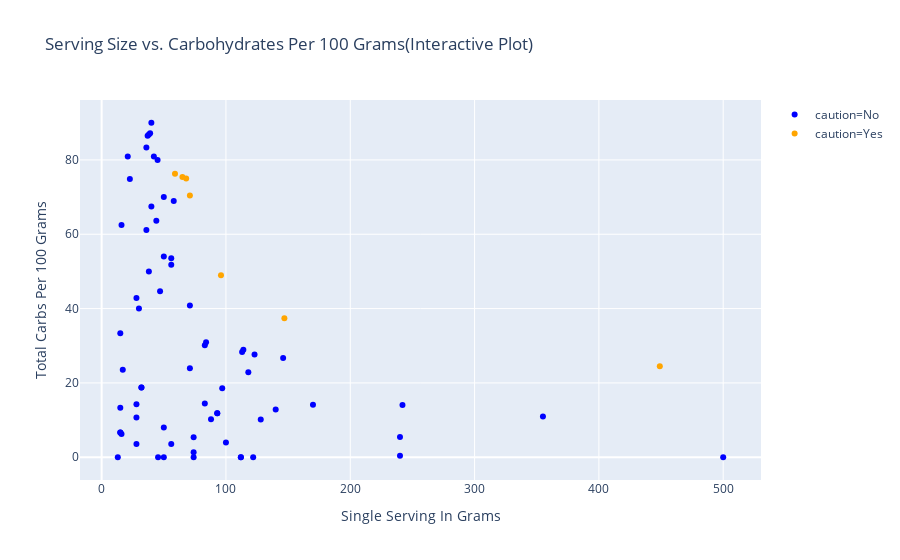

Source (notebook cell):
### Markdown cell above
Looking at the carbohydrates per 100 gram the main culprits are, for the most part, as expected. A lot of items in this list are grain based products which are known to have a higher carbohydrate content.

The surprise items for this list are the fruit snacks, Fruit By The Foot and Welch's mixed fruit. Being fruit based foods I did not expect these to rank high in carbohydrates.

### Code cell
"hide_input"
carbs_fig = px.scatter(carbs,x='serving_measurement_g',y='carbohydrates_per_100g',hover_data=['food_item'],
                labels = {'serving_measurement_g':'Single Serving In Grams','carbohydrates_per_100g':'Total Carbs Per 100 Grams'},
                title='Serving Size vs. Carbohydrates Per 100 Grams(Interactive Plot)',
                color='caution',
                color_discrete_map={'No':'Blue','Yes':'Orange'})
carbs_fig.show()

### Figure 1 — Plotly figure (JSON) as saved in the notebook; plotly's stock layout.template omitted (floating-point values rounded to 4 significant figures)
{"data": [{"customdata": [["Oroweat Whole Wheat Bread"], ["Cap'n Crunch Crunch Berries"], ["Cap'n Crunch "], ["Kellogg's Froot Loops"], ["Post Honey Bunches of Oats"], ["Kellogg's Frosted Flakes"], ["General Mills Lucky Charms"], ["Ritz Crackers"], ["General Mills Fruit By The Foot"], ["Welch's Mixed Fruit"], ["Heinz Tomato Ketchup No Sugar Added"], ["Best Foods Mayonnaise"], ["Ball Park Hot Dog Buns"], ["Kraft Macaroni & Cheese Single Serve"], ["Starkist Tuna Creations Ranch"], ["Starkist Tuna Creations Sweet & Spicy"], ["Starkist Chunk Light Tuna "], ["Skippy Creamy Peanut Butter"], ["Smuckers Goober Grape"], ["Smuckers Goober Strawberry"], ["Aunt Jemima Butter Lite Syrup"], ["Lactaid 2% Reduced Fat Milk"], ["Almond Breeze Almond Milk Unsweetened Vanilla"], ["Nestle Coffe Mate French Vanilla Creamer"], ["Nestle Coffe Mate French Vanilla Creamer Sugar Free"], ["Coca-Cola Diet Coke"], ["Danimals Smoothie Strawberry Flavor"], ["Danimals Smoothie Birthday Cake Flavor"], ["Quaker Oats Old Fashioned Oats"], ["yummy Chicken Breast Nuggets"], ["Royal Asia Vegetable Spring Rolls"], ["Dole Banana "], ["Washington Apple"], ["Sun Pacific Navel Orange"], ["Cuties Clementine"], ["Hoffy Premium Beef Franks"], ["Guerrero Corn Tortillas"], ["Ling Ling Pork & Vegetable Dumplings"], ["Ling Ling Dumpling Sauce"], ["Foster Farms Ground Turkey 93% Lean"], ["Belvita Cinnamon Brown Sugar Breakfast Bars"], ["Mahatma Extra Long Enriched Rice"], ["Kikkoman Less Sodium Soy Sauce"], ["Organics Baby Spinach"], ["Kikkoman Ponzu Citrus Sauce"], ["Marie's Raspberry Vinaigrette "], ["Coca-Cola Caffeine Free"], ["Lucern Mexican Style 4 Cheese Blend"], ["Sabra Organic Simply Roasted Pine Nut Hummus"], ["Butterball Sliced Honey Roasted Turkey Breast"], ["La Preferida Pinto Beans"], ["Foster Farms Boneless Skinless Chicken Breast"], ["McDonald's Chicken McNuggets 6 Piece"], ["McDonald's Barbeque Sauce"], ["McDonald's Small French Fries"], ["McDonald's Cheeseburger"], ["Carl's Jr Kid's Cheeseburger"], ["Carl's Jr Hand Breaded Chicken Tenders 3 Piece"], ["El Pollo Loco Fire-Grilled Chicken Leg"], ["El Pollo Loco Fire-Grilled Chicken Breast"], ["El Pollo Loco Macaroni and Cheese Side"], ["Large Egg"], ["Snickers Bar"], ["Pizza Hut Medium Hand Tossed Cheese"], ["Pizza Hut Medium Hand Tossed Pepperoni"], ["Baskin Robbins Rainbow Sherbet"], ["Medium Avocado"]], "hoverlabel": {"namelength": 0}, "hovertemplate": "caution=No<br>Single Serving In Grams=%{x}<br>Total Carbs Per 100 Grams=%{y}<br>food_item=%{customdata[0]}", "legendgroup": "caution=No", "marker": {"color": "Blue", "symbol": "circle"}, "mode": "markers", "name": "caution=No", "showlegend": true, "type": "scatter", "x": [38, 37, 38, 39, 42, 40, 36, 16, 21, 22.7, 16, 13, 50, 58, 74, 74, 74, 32, 56, 56, 30, 240, 240, 15, 15, 500, 93, 93, 40, 83, 113, 118, 242, 140, 88, 56, 47, 146, 17, 112, 50, 45, 15, 100, 15, 32, 355, 28, 28, 28, 36, 112, 97, 28, 71, 114, 123, 128, 45.4, 121.9, 170, 50, 44, 84, 83, 71, 50], "xaxis": "x", "y": [50, 86.49, 86.84, 87.18, 80.95, 90, 83.33, 62.5, 80.95, 74.89, 6.25, 0, 54, 68.97, 1.351, 5.405, 0, 18.75, 53.57, 51.79, 40, 5.417, 0.4167, 33.33, 6.667, 0, 11.83, 11.83, 67.5, 14.46, 28.32, 22.88, 14.05, 12.86, 10.23, 3.571, 44.68, 26.71, 23.53, 0, 70, 80, 6.667, 4, 13.33, 18.75, 10.99, 3.571, 14.29, 10.71, 61.11, 0, 18.56, 42.86, 40.85, 28.95, 27.64, 10.16, 0, 0, 14.12, 0, 63.64, 30.95, 30.12, 23.94, 8], "yaxis": "y"}, {"customdata": [["Duncan Hines Blueberry Muffin Mug Cake"], ["Annie's Organic Macaroni & Cheese Classic Cheddar"], ["Krusteaz Buttermilk Pancake Mix"], ["Guerrero 12\" Grande Flour Tortilla"], ["Carl's Jr Natural Cut Fries Medium"], ["Rubio's Ancho Citrus Shrimp Burrito"], ["Quaker Simply Granola Oats, Honey, Raisins, Almonds"]], "hoverlabel": {"namelength": 0}, "hovertemplate": "caution=Yes<br>Single Serving In Grams=%{x}<br>Total Carbs Per 100 Grams=%{y}<br>food_item=%{customdata[0]}", "legendgroup": "caution=Yes", "marker": {"color": "Orange", "symbol": "circle"}, "mode": "markers", "name": "caution=Yes", "showlegend": true, "type": "scatter", "x": [65, 71, 59, 96, 147, 449, 68], "xaxis": "x", "y": [75.38, 70.42, 76.27, 48.96, 37.41, 24.5, 75], "yaxis": "y"}], "layout": {"legend": {"tracegroupgap": 0}, "title": {"text": "Serving Size vs. Carbohydrates Per 100 Grams(Interactive Plot)"}, "xaxis": {"anchor": "y", "domain": [0, 1], "title": {"text": "Single Serving In Grams"}}, "yaxis": {"anchor": "x", "domain": [0, 1], "title": {"text": "Total Carbs Per 100 Grams"}}}}
